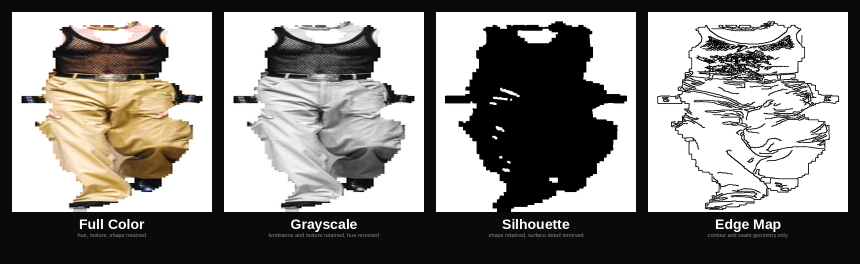
#> input picture abstraction_ladder.png, 1720 x 528 px (shown at 1/2 size); its folder holds only this picture in this run
$ python -i visualize_abstraction.py   (imports and definitions only)
#> lines starting #> are read from the running program, lines starting #| are printed output that depends on the picture
#!/usr/bin/env python3
"""
Smooth wrapping carousel of the four visual abstraction levels.

Renders an animated GIF (works headless on compute nodes).
If a display is available, also opens a Tkinter playback window.

Usage:
    python visualize_abstraction.py
    python visualize_abstraction.py --image_id alexander_mcqueen_fall_1996_000000
    python visualize_abstraction.py --output carousel.gif --fps 30

Dependencies: Pillow, opencv-python, numpy, tkinter (optional).
"""

import argparse
import os
import sys
import time
from pathlib import Path

import cv2
import numpy as np
from PIL import Image, ImageDraw, ImageFont

# ---------------------------------------------------------------------------
# Configuration
# ---------------------------------------------------------------------------

REPO = Path(__file__).resolve().parent.parent  # ~/copalette
CLOTHING_DIR = REPO / "clothing"
SILHOUETTE_DIR = REPO / "silhouettes"
EDGE_DIR = REPO / "edges"

BG_RGB = (10, 10, 10)
TEXT_RGB = (255, 255, 255)
SUBTITLE_RGB = (136, 136, 136)
ACCENT_RGB = (74, 144, 217)
DIM_RGB = (42, 42, 42)
COUNTER_RGB = (85, 85, 85)

IMG_SIZE = 500
CANVAS_W = IMG_SIZE + 160
CANVAS_H = IMG_SIZE + 200

DWELL_S = 2.5
TRANSITION_S = 0.6
FPS_DEFAULT = 30

LEVELS = [
    {"key": "fullcolor",   "label": "Full Color",  "subtitle": "hue, texture, shape retained"},
    {"key": "grayscale",   "label": "Grayscale",   "subtitle": "luminance and texture retained, hue removed"},
    {"key": "silhouette",  "label": "Silhouette",  "subtitle": "shape retained, surface detail removed"},
    {"key": "edge",        "label": "Edge Map",    "subtitle": "contour and seam geometry only"},
]

# ---------------------------------------------------------------------------
# Font loading
# ---------------------------------------------------------------------------

_FONT_SEARCH = [
    "/usr/share/fonts/liberation-sans/LiberationSans-Bold.ttf",
    "/usr/share/fonts/google-droid/DroidSans-Bold.ttf",
    "/usr/share/fonts/dejavu/DejaVuSans-Bold.ttf",
    "/usr/share/fonts/truetype/liberation/LiberationSans-Bold.ttf",
    "/usr/share/fonts/truetype/dejavu/DejaVuSans-Bold.ttf",
]
_FONT_SEARCH_REGULAR = [p.replace("-Bold", "-Regular").replace("Sans-Bold", "Sans") for p in _FONT_SEARCH]


def _load_font(size, bold=True):
#> called with size = 28, bold = True
    candidates = _FONT_SEARCH if bold else _FONT_SEARCH_REGULAR
    for p in candidates:
        if os.path.exists(p):
            return ImageFont.truetype(p, size)
    # Also try bold paths for regular if regular not found
    if not bold:
        for p in _FONT_SEARCH:
            if os.path.exists(p):
                return ImageFont.truetype(p, size)
    try:
        return ImageFont.truetype("LiberationSans-Bold.ttf", size)
    except OSError:
        return ImageFont.load_default()


FONT_LABEL = _load_font(28, bold=True)
FONT_SUBTITLE = _load_font(15, bold=False)
FONT_SMALL = _load_font(11, bold=False)

# ---------------------------------------------------------------------------
# Image loading / generation
# ---------------------------------------------------------------------------


# [11 lines left out: function _find_default_image_id, not called in this run]


def _load_or_generate(image_id):
    """Return dict of {level_key: PIL.Image} for the four abstraction levels."""
    clothing_path = CLOTHING_DIR / f"{image_id}_clothing.jpg"
    if not clothing_path.exists():
        raise FileNotFoundError(f"Clothing crop not found: {clothing_path}")

    clothing = Image.open(clothing_path).convert("RGB")
    imgs = {}

    # Full color
    imgs["fullcolor"] = clothing.copy()

    # Grayscale
    gray_np = np.array(clothing.convert("L"))
    imgs["grayscale"] = Image.fromarray(np.stack([gray_np] * 3, axis=-1))

    # Silhouette
    sil_path = SILHOUETTE_DIR / f"{image_id}_silhouette.jpg"
    if sil_path.exists():
        imgs["silhouette"] = Image.open(sil_path).convert("RGB")
    else:
        _, thresh = cv2.threshold(gray_np, 127, 255, cv2.THRESH_BINARY)
        if thresh.mean() < 128:
            sil = (np.array(clothing).sum(axis=-1) > 30).astype(np.uint8) * 255
        else:
            sil = thresh
        kernel = cv2.getStructuringElement(cv2.MORPH_ELLIPSE, (3, 3))
        sil = cv2.morphologyEx(sil, cv2.MORPH_CLOSE, kernel)
        imgs["silhouette"] = Image.fromarray(np.stack([sil] * 3, axis=-1))

    # Edge map — always generate from full-res grayscale so it stays sharp;
    # the pre-generated edges are only 224x224 (model input size).
    edge_path = EDGE_DIR / f"{image_id}_edge.jpg"
    use_pregenerated = False
    if edge_path.exists():
        pre = Image.open(edge_path)
        if min(pre.size) >= min(clothing.size):
            imgs["edge"] = pre.convert("RGB")
            use_pregenerated = True
    if not use_pregenerated:
        blurred = cv2.GaussianBlur(gray_np, (3, 3), 0)
        edges = cv2.Canny(blurred, 50, 150)
        dk = cv2.getStructuringElement(cv2.MORPH_RECT, (2, 2))
        edges_dilated = cv2.dilate(edges, dk, iterations=1)
        edges_final = 255 - edges_dilated  # white bg, dark edges
        imgs["edge"] = Image.fromarray(np.stack([edges_final] * 3, axis=-1))

    return imgs


# [12 lines left out: function _prepare_display_images, not called in this run]


# ---------------------------------------------------------------------------
# Frame renderer (pure Pillow — no display needed)
# ---------------------------------------------------------------------------


def _ease_in_out(t):
    """Cubic ease-in-out: 0→0, 0.5→0.5, 1→1."""
    return t * t * (3.0 - 2.0 * t)


# [178 lines left out: functions _text_centered, render_frame, export_row, export_gif, not called in this run]


# ---------------------------------------------------------------------------
# Tkinter playback (optional — only when display is available)
# ---------------------------------------------------------------------------


def _has_display():
    return bool(os.environ.get("DISPLAY") or os.environ.get("WAYLAND_DISPLAY") or sys.platform == "darwin")


# [85 lines left out: functions play_tkinter, main, not called in this run]


# [2 lines not run here, left out]

>>> import cv2
>>> picture = cv2.imread('abstraction_ladder.png', cv2.IMREAD_GRAYSCALE)
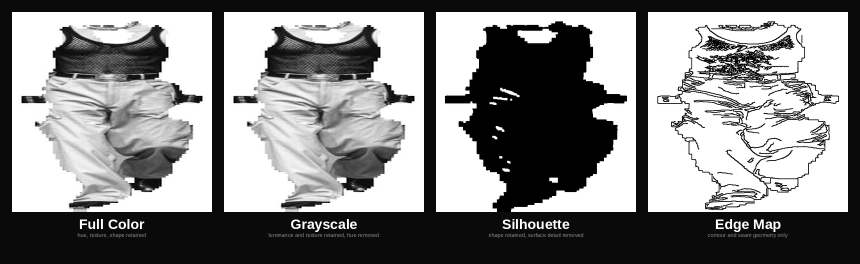
#> picture: shape (528, 1720) (shown at 1/2 size); min 0, max 255, mean 135.4
#> (the run stopped early here; a loop or call above may not have finished)
